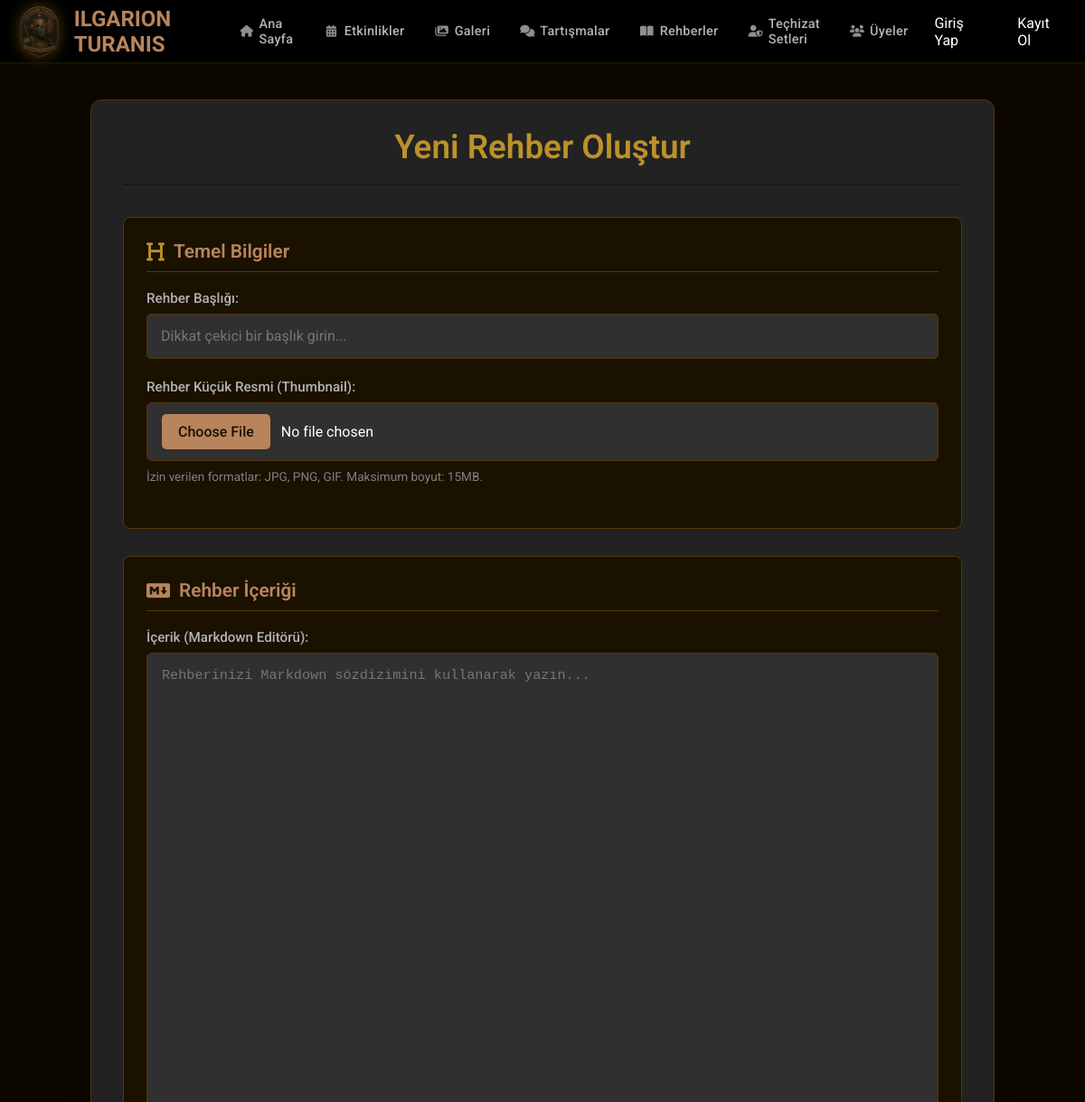
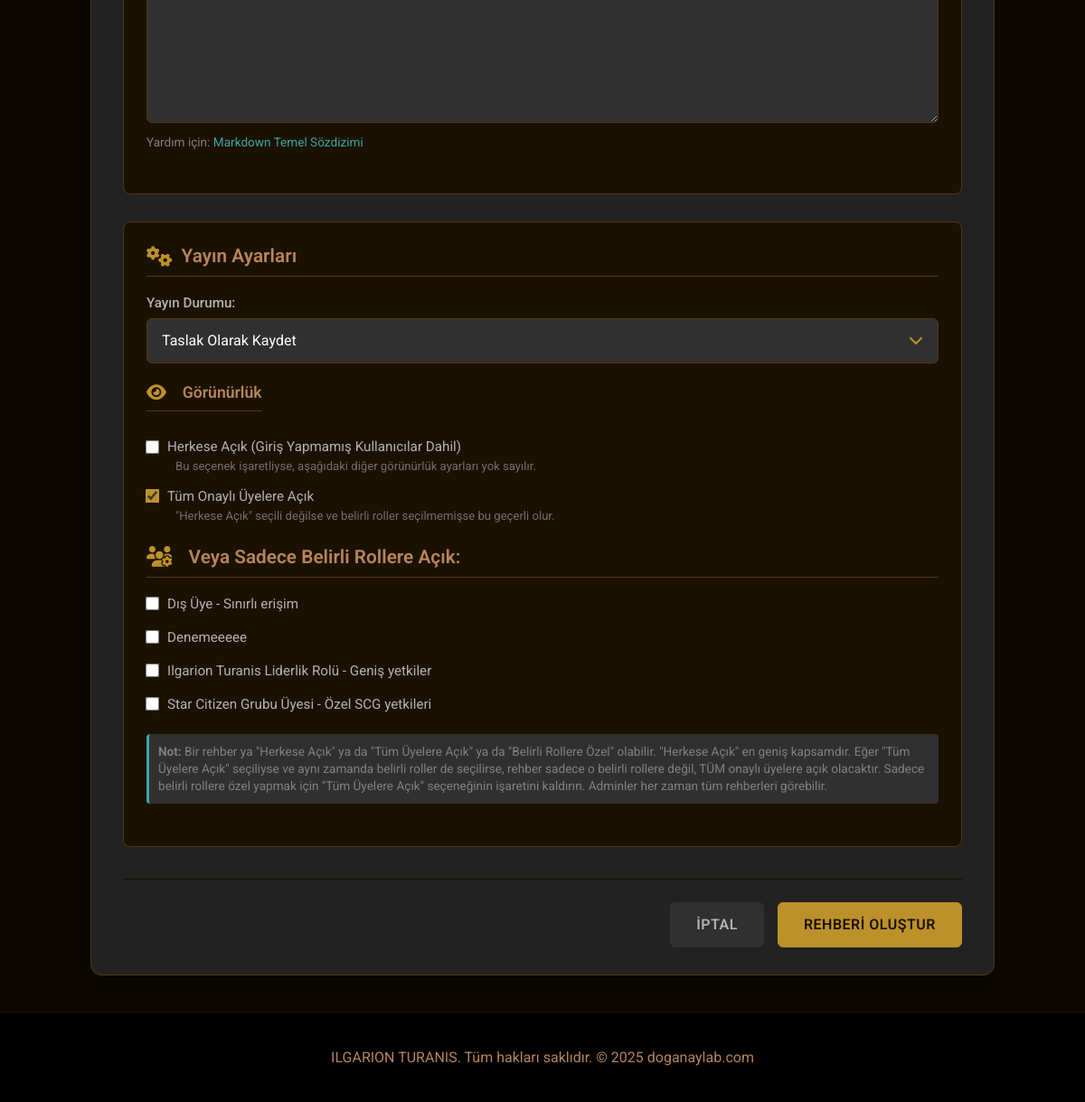
Page /new_guide.php (signed in) on the committed database (2 pictures, top to bottom).
### tables this page shows
CREATE TABLE `roles` (
  `id` int(11) NOT NULL,
  `name` varchar(50) NOT NULL,
  `description` varchar(255) DEFAULT NULL,
  `color` varchar(7) NOT NULL DEFAULT '#000000' COMMENT 'Rolü temsil eden renk kodu (örn: #FF0000)',
  `created_at` timestamp NOT NULL DEFAULT current_timestamp(),
  `updated_at` timestamp NOT NULL DEFAULT current_timestamp() ON UPDATE current_timestamp(),
  `priority` int(11) NOT NULL DEFAULT 999 COMMENT 'Rol öncelik sırası (düşük sayı = yüksek öncelik)'
);

### src/functions/auth_functions.php (called while the page is built, shortened)
<?php
function get_auth_base_url(): string {
    return '/public';
}
?>

### public/new_guide.php (the view, shortened to what this page needs)
<?php
require_once BASE_PATH . '/src/functions/auth_functions.php';
require_once BASE_PATH . '/src/functions/role_functions.php';
$page_title = "Yeni Rehber Oluştur";
$submit_button_text = "Rehberi Oluştur";
$guide_id_to_edit = null;
$current_user_id = $_SESSION['user_id'] ?? null;
$can_edit_all_guides = has_permission($pdo, 'guide.edit_all', $current_user_id);
if (isset($_GET['edit_id']) && is_numeric($_GET['edit_id'])) {
    $guide_id_to_edit = (int)$_GET['edit_id'];
    $page_title = "Rehberi Düzenle";
    $form_action = "update_guide";
    $submit_button_text = "Değişiklikleri Kaydet";
    try {
        if (!isset($pdo)) { throw new Exception("Veritabanı bağlantısı bulunamadı."); }
        $stmt = $pdo->prepare("SELECT * FROM guides WHERE id = ?");
        $stmt->execute([$guide_id_to_edit]);
        $existing_guide = $stmt->fetch(PDO::FETCH_ASSOC);
        if ($existing_guide) {
            if (!($current_user_id == $existing_guide['user_id'] && has_permission($pdo, 'guide.edit_own', $current_user_id)) && !$can_edit_all_guides) {
                $_SESSION['error_message'] = "Bu rehberi düzenleme yetkiniz yok.";
                header('Location: ' . get_auth_base_url() . '/guides.php');
                exit;
            }
            $guide_data['title'] = $_SESSION['form_input']['guide_title'] ?? $existing_guide['title'];
            $guide_data['content_md'] = $_SESSION['form_input']['guide_content_md'] ?? $existing_guide['content_md'];
            $guide_data['status'] = $_SESSION['form_input']['guide_status'] ?? $existing_guide['status'];
            $guide_data['is_public_no_auth'] = isset($_SESSION['form_input']['is_public_no_auth']) ? (bool)$_SESSION['form_input']['is_public_no_auth'] : (bool)$existing_guide['is_public_no_auth'];
            $guide_data['is_members_only'] = isset($_SESSION['form_input']['is_members_only']) ? (bool)$_SESSION['form_input']['is_members_only'] : (bool)$existing_guide['is_members_only'];
            $guide_data['thumbnail_path'] = $existing_guide['thumbnail_path'];
            $guide_data['slug'] = $existing_guide['slug'];
            $stmt_assigned_roles = $pdo->prepare("SELECT role_id FROM guide_visibility_roles WHERE guide_id = ?");
            $stmt_assigned_roles->execute([$guide_id_to_edit]);
            $guide_data['assigned_role_ids'] = $_SESSION['form_input']['assigned_role_ids'] ?? $stmt_assigned_roles->fetchAll(PDO::FETCH_COLUMN);
        } else {
            $_SESSION['error_message'] = "Düzenlenecek rehber bulunamadı.";
            header('Location: ' . get_auth_base_url() . '/admin/guides.php');
            exit;
        }
    } catch (Exception $e) {
        $_SESSION['error_message'] = "Rehber bilgileri yüklenirken bir sorun oluştu: " . htmlspecialchars($e->getMessage());
        header('Location: ' . get_auth_base_url() . '/admin/guides.php');
        exit;
    }
} else {
    $guide_data = [
        'title' => $_SESSION['form_input']['guide_title'] ?? '',
        'content_md' => $_SESSION['form_input']['guide_content_md'] ?? '',
        'status' => $_SESSION['form_input']['guide_status'] ?? 'draft',
        'is_public_no_auth' => isset($_SESSION['form_input']['is_public_no_auth']) ? (bool)$_SESSION['form_input']['is_public_no_auth'] : false,
        'is_members_only' => isset($_SESSION['form_input']['is_members_only']) ? (bool)$_SESSION['form_input']['is_members_only'] : true,
        'assigned_role_ids' => $_SESSION['form_input']['assigned_role_ids'] ?? [],
        'thumbnail_path' => null,
        'slug' => ''
    ];
}
$assignable_roles = [];
if (isset($pdo)) {
    try {
        $stmt_roles = $pdo->query("SELECT id, name, description FROM roles WHERE name NOT IN ('admin', 'member') ORDER BY name ASC");
        $assignable_roles = $stmt_roles->fetchAll(PDO::FETCH_ASSOC);
    } catch (PDOException $e) {
        error_log("Roller çekilirken hata (new_guide.php): " . $e->getMessage());
    }
}
require_once BASE_PATH . '/src/includes/header.php';
require_once BASE_PATH . '/src/includes/navbar.php';
?>
<main class="main-content">
    <div class="container guide-form-page-container">
        <h2 class="form-page-title"><?php echo htmlspecialchars($page_title); ?></h2>
        <form action="../src/actions/handle_guide.php" method="POST" enctype="multipart/form-data" id="guideForm" class="guide-form">
            <div class="form-section">
                <h3 class="section-legend"><i class="fas fa-heading"></i>Temel Bilgiler</h3>
                <div class="form-group">
                    <label for="guide_title">Rehber Başlığı:</label>
                    <input type="text" id="guide_title" name="guide_title" class="form-control" value="<?php echo htmlspecialchars($guide_data['title']); ?>" required maxlength="250" placeholder="Dikkat çekici bir başlık girin...">
                </div>
                <div class="form-group">
                    <label for="guide_thumbnail">Rehber Küçük Resmi (Thumbnail):</label>
                    <input type="file" id="guide_thumbnail" name="guide_thumbnail" class="form-control-file" accept="image/jpeg, image/png, image/gif">
                    <small class="form-text">İzin verilen formatlar: JPG, PNG, GIF. Maksimum boyut: 15MB.</small>
                </div>
            </div>
            <div class="form-section">
                 <h3 class="section-legend"><i class="fab fa-markdown"></i>Rehber İçeriği</h3>
                <div class="form-group">
                    <label for="guide_content_md">İçerik (Markdown Editörü):</label>
                    <textarea id="guide_content_md" name="guide_content_md" class="form-control" rows="25" required placeholder="Rehberinizi Markdown sözdizimini kullanarak yazın..."><?php echo htmlspecialchars($guide_data['content_md']); ?></textarea>
                    <small class="form-text">Yardım için: <a href="https://www.markdownguide.org/basic-syntax/" target="_blank" rel="noopener noreferrer">Markdown Temel Sözdizimi</a></small>
                </div>
            </div>
            <div class="form-section">
                <h3 class="section-legend"><i class="fas fa-cogs"></i>Yayın Ayarları</h3>
                <div class="form-group">
                    <label for="guide_status">Yayın Durumu:</label>
                    <select name="guide_status" id="guide_status" class="form-control">
                        <option value="draft" <?php echo ($guide_data['status'] === 'draft' ? 'selected' : ''); ?>>Taslak Olarak Kaydet</option>
                    </select>
                </div>
                <fieldset class="form-group visibility-options-group" style="background:transparent; border:none; padding:0; margin-top:0;">
                    <legend style="font-size: 1.1rem; color: var(--light-gold); font-weight: 600; margin-bottom: 15px; padding-bottom:10px; border-bottom:1px solid var(--darker-gold-1);"><i class="fas fa-eye" style="margin-right:8px; color:var(--gold);"></i>Görünürlük</legend>
                    <div class="visibility-main-options">
                        <div class="visibility-checkbox-item">
                            <label for="is_public_no_auth" class="main-label">
                                <input type="checkbox" name="is_public_no_auth" id="is_public_no_auth" value="1"
                                       <?php echo !empty($guide_data['is_public_no_auth']) ? 'checked' : ''; ?>>
                                Herkese Açık (Giriş Yapmamış Kullanıcılar Dahil)
                            </label>
                            <small class="role-desc-small">Bu seçenek işaretliyse, aşağıdaki diğer görünürlük ayarları yok sayılır.</small>
                        </div>
                        <div class="visibility-checkbox-item">
                            <label for="is_members_only" class="main-label">
                                <input type="checkbox" name="is_members_only" id="is_members_only" value="1"
                                       <?php echo !empty($guide_data['is_members_only']) ? 'checked' : ''; ?>>
                                Tüm Onaylı Üyelere Açık
                            </label>
                            <small class="role-desc-small">"Herkese Açık" seçili değilse ve belirli roller seçilmemişse bu geçerli olur.</small>
                        </div>
                    </div>
                    <div class="visibility-roles-group" style="margin-top:25px;">
                        <legend><i class="fas fa-users-cog" style="margin-right:8px; color:var(--gold);"></i>Veya Sadece Belirli Rollere Açık:</legend>
                        <?php if (!empty($assignable_roles)): ?>
                            <?php foreach ($assignable_roles as $role):
                                $role_display_name = htmlspecialchars($role['description'] ?: ucfirst(str_replace('_', ' ', $role['name'])));
                                ?>
                                <div class="visibility-checkbox-item">
                                    <label for="role_<?php echo $role['id']; ?>" class="main-label">
                                        <input type="checkbox" name="assigned_role_ids[]" id="role_<?php echo $role['id']; ?>"
                                               value="<?php echo $role['id']; ?>"
                                               <?php echo in_array($role['id'], $guide_data['assigned_role_ids']) ? 'checked' : ''; ?>>
                                        <?php echo $role_display_name; ?>
                                    </label>
                                </div>
                            <?php endforeach; ?>
                        <?php else: ?>
                            <p class="form-text">Sistemde atanabilir özel rol bulunmuyor.</p>
                        <?php endif; ?>
                    </div>
                     <small class="form-text" style="margin-top:20px; padding:10px; background-color:var(--grey); border-radius:4px; border-left:3px solid var(--turquase);">
                        <strong>Not:</strong> Bir rehber ya "Herkese Açık" ya da "Tüm Üyelere Açık" ya da "Belirli Rollere Özel" olabilir. "Herkese Açık" en geniş kapsamdır.
                        Eğer "Tüm Üyelere Açık" seçiliyse ve aynı zamanda belirli roller de seçilirse, rehber sadece o belirli rollere değil, TÜM onaylı üyelere açık olacaktır.
                        Sadece belirli rollere özel yapmak için "Tüm Üyelere Açık" seçeneğinin işaretini kaldırın. Adminler her zaman tüm rehberleri görebilir.
                    </small>
                </fieldset>
            </div>
            <div class="form-actions-guide">
                <a href="<?php echo $guide_id_to_edit && !empty($guide_data['slug']) ? (get_auth_base_url() . '/guide_detail.php?slug=' . htmlspecialchars($guide_data['slug'])) : (get_auth_base_url() . '/guides.php'); ?>" class="btn btn-secondary">İptal</a>
                <button type="submit" class="btn btn-primary"><?php echo $submit_button_text; ?></button>
            </div>
        </form>
    </div>
</main>
<?php
require_once BASE_PATH . '/src/includes/footer.php';
?>

### rows in the picture
roles: description "Dış Üye - Sınırlı erişim"
roles: description "Denemeeeee"
roles: description "Ilgarion Turanis Liderlik Rolü - Geniş yetkiler"
roles: description "Star Citizen Grubu Üyesi - Özel SCG yetkileri"

### other values in the picture
$title "Ana Sayfa"
$title "Etkinlikler"
$title "Galeri"
$title "Tartışmalar"
$title "Rehberler"
$title "Teçhizat Setleri"
$title "Üyeler"
$page_title "Yeni Rehber Oluştur"
$submit_button_text "REHBERI OLUŞTUR"
